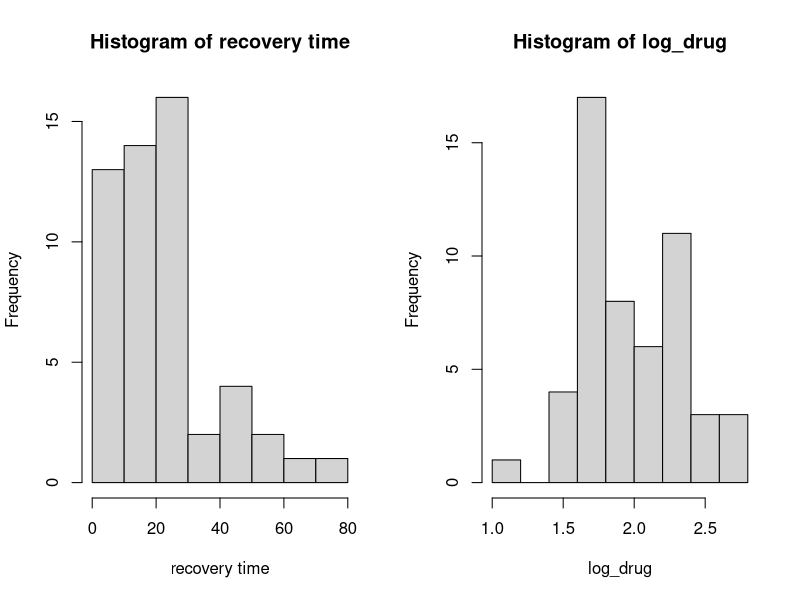
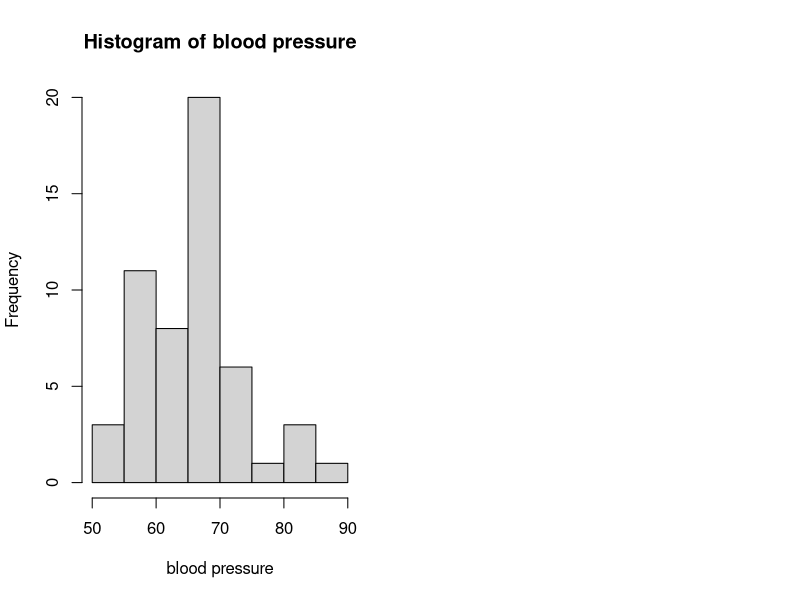
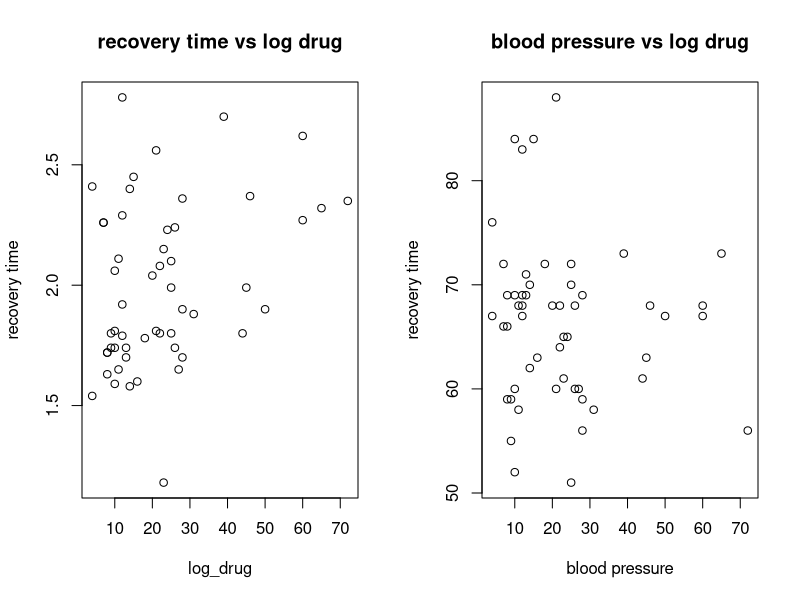
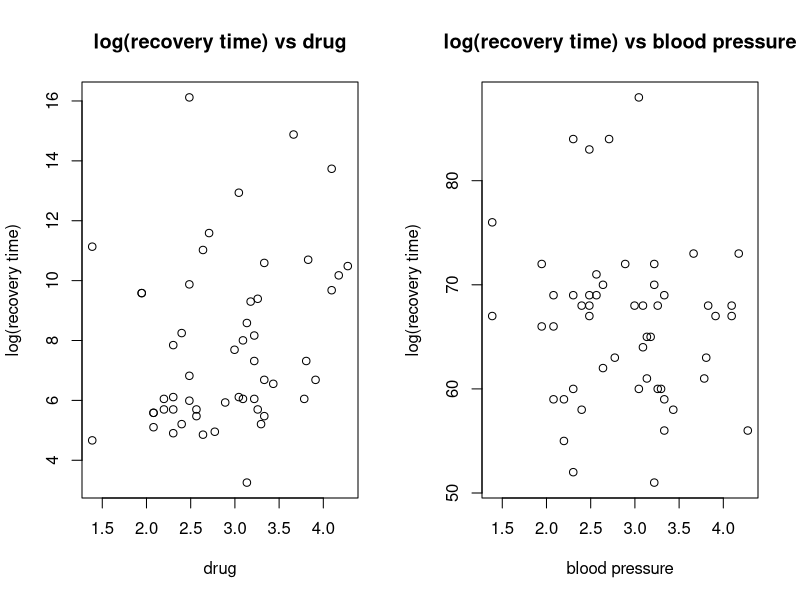
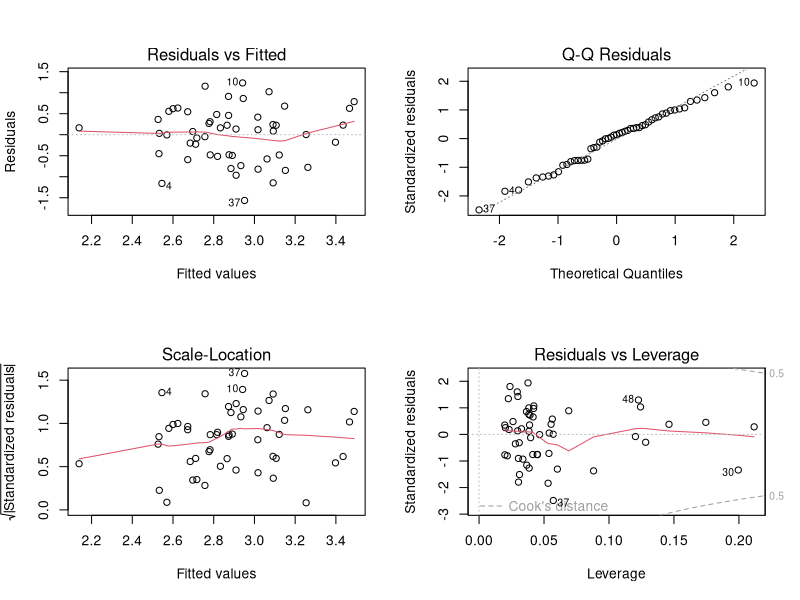
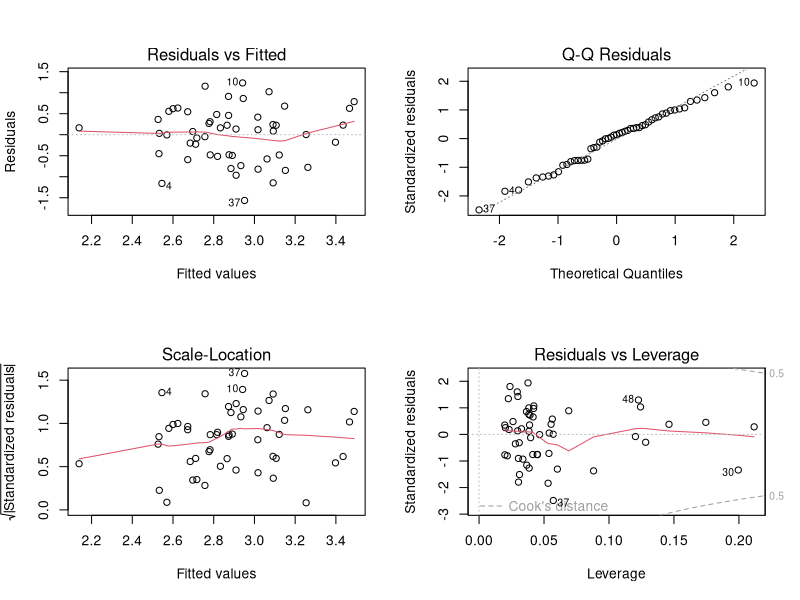
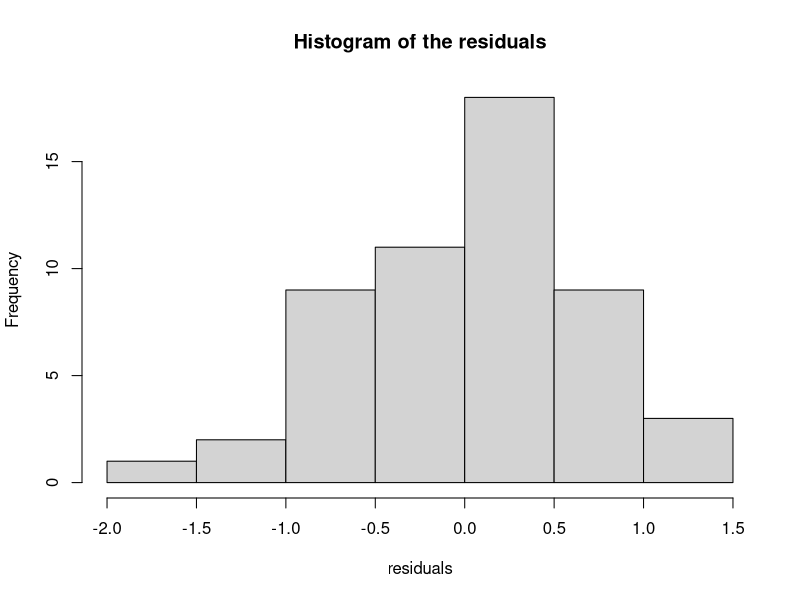

These charts were generated, in order, by the following R code:
setwd("/Users/angel/OneDrive - University of Edinburgh/Semestre 1/GRM/GRM_assigment1/")
blood <- read.table('datasets/Bloodpressure.txt',head=T)

par(mfrow=c(1,2))
hist(blood$recovery_time,  xlab = "recovery time", main = "Histogram of recovery time")
hist(blood$log_drug, xlab = "log_drug", main = "Histogram of log_drug")
hist(blood$blood_pressure, xlab = "blood pressure", main = "Histogram of blood pressure")

par(mfrow=c(1,2))
plot(blood$recovery_time, blood$log_drug, xlab="log_drug", ylab = "recovery time")
title("recovery time vs log drug")
plot(blood$recovery_time, blood$blood_pressure,  xlab="blood pressure", ylab = "recovery time")
title("blood pressure vs log drug")


par(mfrow=c(1,2))
plot(log(blood$recovery_time),exp(blood$log_drug),xlab="drug", ylab = "log(recovery time)")
title("log(recovery time) vs drug")
plot(log(blood$recovery_time), blood$blood_pressure,  xlab="blood pressure", ylab = "log(recovery time)")
title("log(recovery time) vs blood pressure")


#Simple linear regession model 
Model1 <- lm(formula = log(recovery_time) ~ exp(log_drug) + blood_pressure, data =blood)
summary(Model1)


par(mfrow = c(2, 2))
plot(Model1)

plot(Model1)

par(mfrow = c(1, 1))
hist(Model1$res,xlab="residuals",  main = "Histogram of the residuals", )


new.data = data.frame(log_drug=2, blood_pressure=75 )

interval <- predict(Model1, newdata = new.data, interval = "confidence", level = 0.95)
interval

exp(interval)


